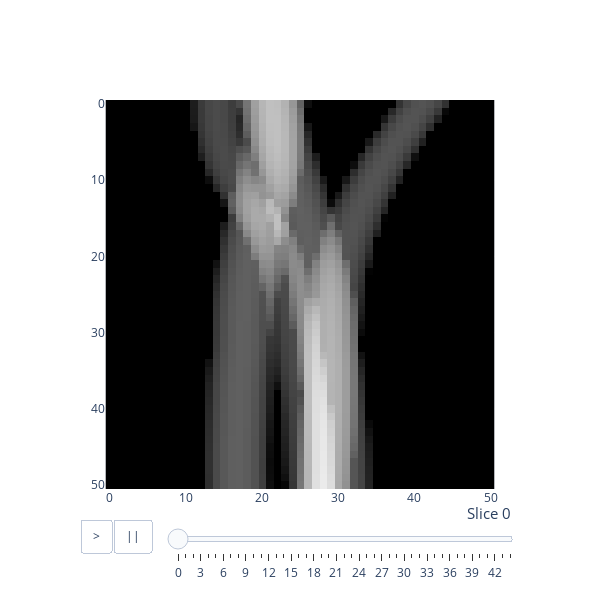

Notebook code for this chart:
### Code cell
thetas = 45
side = 51  # I use skimage iradon below, and it will only work correctly for odd side
projections = fib.project(thetas=thetas, bins=side, new_z=side)
fp.animate(projections)

### Figure 1 — Plotly figure (JSON) as saved in the notebook; plotly's stock layout.template omitted (floating-point values rounded to 4 significant figures; data arrays with more than 128 entries replaced by an {"elided": "..."} marker saying what was removed)
{"data": [{"type": "image", "z": {"elided": "7803 int values"}}], "layout": {"height": 600, "sliders": [{"currentvalue": {"font": {"size": 15}, "prefix": "Slice ", "visible": true, "xanchor": "right"}, "len": 0.8, "pad": {"b": 10, "t": 10}, "steps": [{"args": [["0"], {"frame": {"duration": 300, "redraw": true}, "mode": "immediate", "transition": {"duration": 300}}], "label": "0", "method": "animate"}, {"args": [["1"], {"frame": {"duration": 300, "redraw": true}, "mode": "immediate", "transition": {"duration": 300}}], "label": "1", "method": "animate"}, {"args": [["2"], {"frame": {"duration": 300, "redraw": true}, "mode": "immediate", "transition": {"duration": 300}}], "label": "2", "method": "animate"}, {"args": [["3"], {"frame": {"duration": 300, "redraw": true}, "mode": "immediate", "transition": {"duration": 300}}], "label": "3", "method": "animate"}, {"args": [["4"], {"frame": {"duration": 300, "redraw": true}, "mode": "immediate", "transition": {"duration": 300}}], "label": "4", "method": "animate"}, {"args": [["5"], {"frame": {"duration": 300, "redraw": true}, "mode": "immediate", "transition": {"duration": 300}}], "label": "5", "method": "animate"}, {"args": [["6"], {"frame": {"duration": 300, "redraw": true}, "mode": "immediate", "transition": {"duration": 300}}], "label": "6", "method": "animate"}, {"args": [["7"], {"frame": {"duration": 300, "redraw": true}, "mode": "immediate", "transition": {"duration": 300}}], "label": "7", "method": "animate"}, {"args": [["8"], {"frame": {"duration": 300, "redraw": true}, "mode": "immediate", "transition": {"duration": 300}}], "label": "8", "method": "animate"}, {"args": [["9"], {"frame": {"duration": 300, "redraw": true}, "mode": "immediate", "transition": {"duration": 300}}], "label": "9", "method": "animate"}, {"args": [["10"], {"frame": {"duration": 300, "redraw": true}, "mode": "immediate", "transition": {"duration": 300}}], "label": "10", "method": "animate"}, {"args": [["11"], {"frame": {"duration": 300, "redraw": true}, "mode": "immediate", "transition": {"duration": 300}}], "label": "11", "method": "animate"}, {"args": [["12"], {"frame": {"duration": 300, "redraw": true}, "mode": "immediate", "transition": {"duration": 300}}], "label": "12", "method": "animate"}, {"args": [["13"], {"frame": {"duration": 300, "redraw": true}, "mode": "immediate", "transition": {"duration": 300}}], "label": "13", "method": "animate"}, {"args": [["14"], {"frame": {"duration": 300, "redraw": true}, "mode": "immediate", "transition": {"duration": 300}}], "label": "14", "method": "animate"}, {"args": [["15"], {"frame": {"duration": 300, "redraw": true}, "mode": "immediate", "transition": {"duration": 300}}], "label": "15", "method": "animate"}, {"args": [["16"], {"frame": {"duration": 300, "redraw": true}, "mode": "immediate", "transition": {"duration": 300}}], "label": "16", "method": "animate"}, {"args": [["17"], {"frame": {"duration": 300, "redraw": true}, "mode": "immediate", "transition": {"duration": 300}}], "label": "17", "method": "animate"}, {"args": [["18"], {"frame": {"duration": 300, "redraw": true}, "mode": "immediate", "transition": {"duration": 300}}], "label": "18", "method": "animate"}, {"args": [["19"], {"frame": {"duration": 300, "redraw": true}, "mode": "immediate", "transition": {"duration": 300}}], "label": "19", "method": "animate"}, {"args": [["20"], {"frame": {"duration": 300, "redraw": true}, "mode": "immediate", "transition": {"duration": 300}}], "label": "20", "method": "animate"}, {"args": [["21"], {"frame": {"duration": 300, "redraw": true}, "mode": "immediate", "transition": {"duration": 300}}], "label": "21", "method": "animate"}, {"args": [["22"], {"frame": {"duration": 300, "redraw": true}, "mode": "immediate", "transition": {"duration": 300}}], "label": "22", "method": "animate"}, {"args": [["23"], {"frame": {"duration": 300, "redraw": true}, "mode": "immediate", "transition": {"duration": 300}}], "label": "23", "method": "animate"}, {"args": [["24"], {"frame": {"duration": 300, "redraw": true}, "mode": "immediate", "transition": {"duration": 300}}], "label": "24", "method": "animate"}, {"args": [["25"], {"frame": {"duration": 300, "redraw": true}, "mode": "immediate", "transition": {"duration": 300}}], "label": "25", "method": "animate"}, {"args": [["26"], {"frame": {"duration": 300, "redraw": true}, "mode": "immediate", "transition": {"duration": 300}}], "label": "26", "method": "animate"}, {"args": [["27"], {"frame": {"duration": 300, "redraw": true}, "mode": "immediate", "transition": {"duration": 300}}], "label": "27", "method": "animate"}, {"args": [["28"], {"frame": {"duration": 300, "redraw": true}, "mode": "immediate", "transition": {"duration": 300}}], "label": "28", "method": "animate"}, {"args": [["29"], {"frame": {"duration": 300, "redraw": true}, "mode": "immediate", "transition": {"duration": 300}}], "label": "29", "method": "animate"}, {"args": [["30"], {"frame": {"duration": 300, "redraw": true}, "mode": "immediate", "transition": {"duration": 300}}], "label": "30", "method": "animate"}, {"args": [["31"], {"frame": {"duration": 300, "redraw": true}, "mode": "immediate", "transition": {"duration": 300}}], "label": "31", "method": "animate"}, {"args": [["32"], {"frame": {"duration": 300, "redraw": true}, "mode": "immediate", "transition": {"duration": 300}}], "label": "32", "method": "animate"}, {"args": [["33"], {"frame": {"duration": 300, "redraw": true}, "mode": "immediate", "transition": {"duration": 300}}], "label": "33", "method": "animate"}, {"args": [["34"], {"frame": {"duration": 300, "redraw": true}, "mode": "immediate", "transition": {"duration": 300}}], "label": "34", "method": "animate"}, {"args": [["35"], {"frame": {"duration": 300, "redraw": true}, "mode": "immediate", "transition": {"duration": 300}}], "label": "35", "method": "animate"}, {"args": [["36"], {"frame": {"duration": 300, "redraw": true}, "mode": "immediate", "transition": {"duration": 300}}], "label": "36", "method": "animate"}, {"args": [["37"], {"frame": {"duration": 300, "redraw": true}, "mode": "immediate", "transition": {"duration": 300}}], "label": "37", "method": "animate"}, {"args": [["38"], {"frame": {"duration": 300, "redraw": true}, "mode": "immediate", "transition": {"duration": 300}}], "label": "38", "method": "animate"}, {"args": [["39"], {"frame": {"duration": 300, "redraw": true}, "mode": "immediate", "transition": {"duration": 300}}], "label": "39", "method": "animate"}, {"args": [["40"], {"frame": {"duration": 300, "redraw": true}, "mode": "immediate", "transition": {"duration": 300}}], "label": "40", "method": "animate"}, {"args": [["41"], {"frame": {"duration": 300, "redraw": true}, "mode": "immediate", "transition": {"duration": 300}}], "label": "41", "method": "animate"}, {"args": [["42"], {"frame": {"duration": 300, "redraw": true}, "mode": "immediate", "transition": {"duration": 300}}], "label": "42", "method": "animate"}, {"args": [["43"], {"frame": {"duration": 300, "redraw": true}, "mode": "immediate", "transition": {"duration": 300}}], "label": "43", "method": "animate"}, {"args": [["44"], {"frame": {"duration": 300, "redraw": true}, "mode": "immediate", "transition": {"duration": 300}}], "label": "44", "method": "animate"}], "transition": {"duration": 300, "easing": "cubic-in-out"}, "x": 0.2, "xanchor": "left", "y": 0, "yanchor": "top"}], "updatemenus": [{"buttons": [{"args": [null, {"frame": {"duration": 500, "redraw": true}, "fromcurrent": true}], "label": ">", "method": "animate"}, {"args": [[null], {"frame": {"duration": 0, "redraw": true}, "mode": "immediate", "transition": {"duration": 0}}], "label": "||", "method": "animate"}], "direction": "left", "pad": {"r": 10, "t": 30}, "showactive": false, "type": "buttons", "x": 0, "xanchor": "left", "y": 0, "yanchor": "top"}], "width": 600}}
